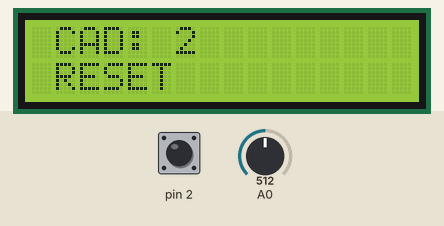
Recording of a sketch running on a simulated Arduino Uno, built with avr-gcc and run on an emulated ATmega328P. On the bench: 16×2 character LCD. The inputs (shaded band) are chosen by the test bench; at power-on: A0 = 512, pin 2 HIGH.

Above: at 1.4 s.
1.5 s: A0 set to 716
At 2.3 s:
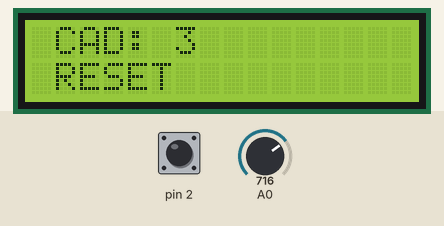
3.1 s: A0 set to 900
At 3.8 s:
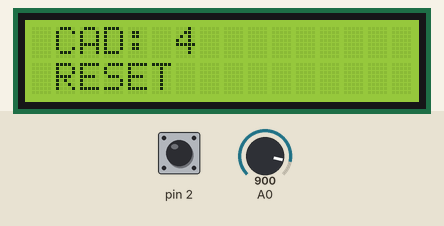
4.7 s: A0 set to 1023
At 5.4 s:
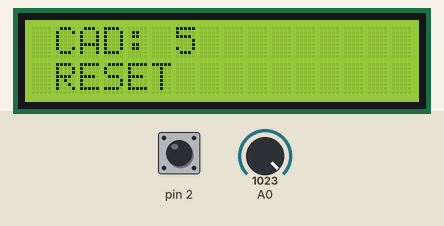
6.3 s: pin 2 pulsed LOW 2 times (0.12 s each, 0.3 s apart)
At 8.5 s:
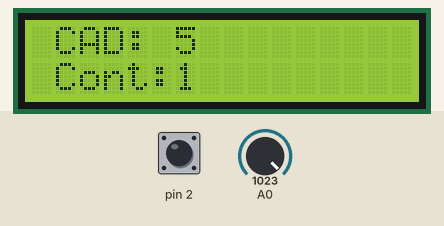
Timing chart, 0 to 10.0 s (numbered marks = the images above; inputs shaded):
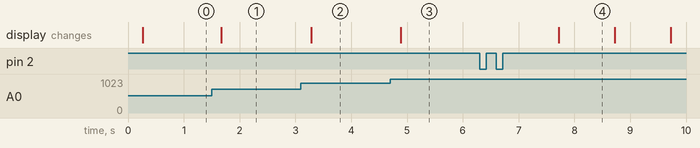

Measured:
- after the input at 1.5 s, the display: changes after 0.17 s (image 1)
- after the input at 3.1 s, the display: changes after 0.18 s (image 2)
- after the input at 4.7 s, the display: changes after 0.19 s (image 3)
- after the input at 6.3 s, the display: changes after 1.4 s (image 4)
- what the display in image 4 shows lasts 1.0 s, from 7.7 s to 8.7 s

The sketch:

WDT_configCAD_10_20_30_40.ino
```cpp
/*
 * Nombre: Sofia Lopez
 * Fecha:  22 de Enero de 2019
 * Instruccion:
               Estimados estudiantes: Realizar un programa que permita que el conversor análogo digital
               configure al perro guardían a 10,20,30 y 40 segundos. Este proceso se visualiza en una lcd.
*/
#include <TimerOne.h>   //libreria del contador
#include <avr/wdt.h>  // libreria avr
#include <LiquidCrystal.h>    //libreria para lcd
LiquidCrystal lcd (13, 12, 11, 10, 9, 8); // RS, E, D4, D5, D6, D7 pines de lcd a arduino

int dato; // variable para obtener el CAD
int i = 0;    // contador
int on = 0;     // variable para encender el sistema
void setup() {
  lcd.begin(16, 2);   //inicializa la lcd
  attachInterrupt(0, activacion, LOW);  // interrupcion del sistema para activar/desactivar el wdt y timer
  lcd.setCursor(1, 1);    // ubicacion del cursor
  lcd.print("RESET");   // impresion de mensaje
  delay(200);
}
void loop() {
  dato = (analogRead(0) * 5.0 / 1023.0);    // regla de tres para obteneer el CAD
  lcd.setCursor(1, 0);  // ubicacion de cursor en lcd
  lcd.print("CAD:");  // impresion de mensaje
  lcd.setCursor(6, 0);  // ubicacion de cursor en lcd
  lcd.print(dato);    // impresion de dato CAD
  delay(200);
}

void activacion() {
  on = 1 - on;
  if (on == 1) {
    wdt_disable(); // desactiva el wdt
  }
  else {
    Timer1.initialize(1000000); // si on es igual a 0 se activa el timer
    Timer1.attachInterrupt(conteo);
  }
}


void conteo() {   // metodo del timer
  i++;
  lcd.setCursor(1, 1);  // ubicacion de cursor en lcd
  lcd.print("Cont:");  // impresion de mensaje
  lcd.setCursor(6, 1);  // ubicacion de cursor en lcd
  lcd.print(i);    // impresion contador
  delay(200);
  if (i == 6 && dato == 1) {  // condicion para activar el wdt en 10s
    wdt_enable(WDTO_4S);
  }

  if (i == 16 && dato == 2) { // condicion para activar el wdt en 20s
    wdt_enable(WDTO_4S);
  }

  if (i == 26 && dato == 3) { // condicion para activar el wdt en 30s
    wdt_enable(WDTO_4S);
  }

  if (i == 36 && dato == 4) {   // condicion para activar el wdt en 40s
    wdt_enable(WDTO_4S);
  }
}
```
